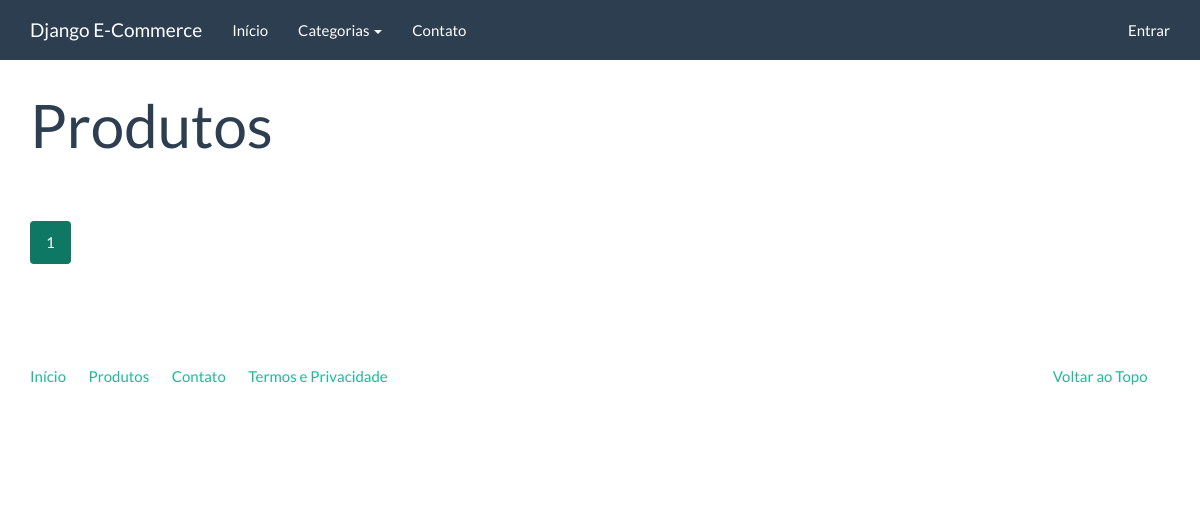
The page /catalogo/ on the database as committed earlier.
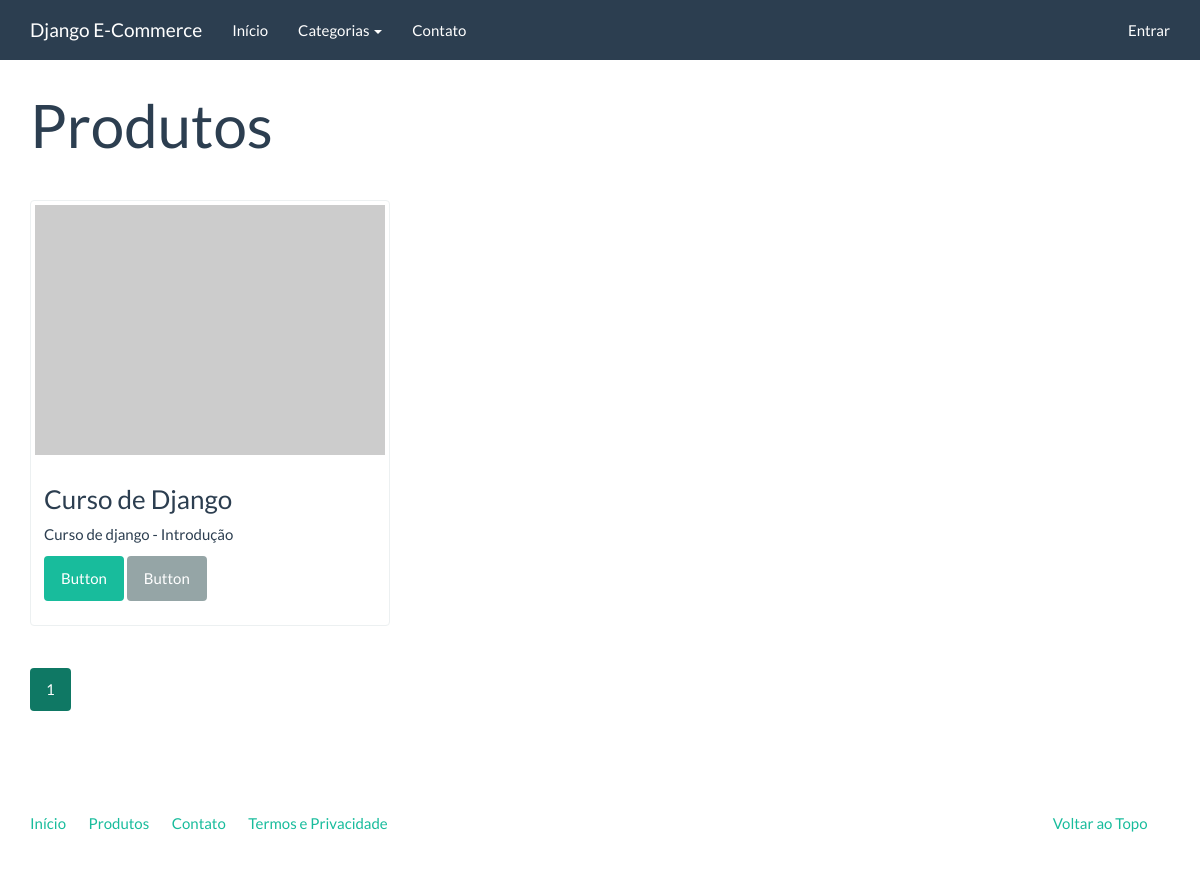
The same page on the database as committed later.
### catalog/models.py (models this page shows, shortened)
class Product(models.Model):
    name = models.CharField('Nome', max_length=100)
    slug = models.SlugField('Identificador', max_length=100)
    category = models.ForeignKey(Category, verbose_name='Categoria',
                                 on_delete=models.CASCADE)
    description = models.TextField('Descrição', blank=True)
    price = models.DecimalField('Preço', decimal_places=2, max_digits=8)
    created = models.DateTimeField('Criado em', auto_now_add=True)
    modified = models.DateTimeField('Modificado em', auto_now=True)
    class Meta:
        verbose_name = 'Produto'
        verbose_name_plural = 'Produtos'
        ordering = ['name']
    def get_absolute_url(self):
        return reverse('catalog:product', kwargs={'slug': self.slug})

### catalog/views.py (the view)
class ProductListView(generic.ListView):
    model = Product
    template_name = 'catalog/product_list.html'
    paginate_by = 3

### catalog/context_processors.py (called while the page is built)
def categories(request):
    return {
        'categories': Category.objects.all()
    }

### catalog/models.py (called while the page is built)
    def get_absolute_url(self):
        return reverse('catalog:product_category_list',
                       kwargs={'slug': self.slug})

### core/templatetags/pagination.py (called while the page is built)
@register.inclusion_tag('pagination.html')
def pagination(request, paginator, page_obj):
    context = {}
    context['paginator'] = paginator
    context['request'] = request
    context['page_obj'] = page_obj
    getvars = request.GET.copy()
    if 'page' in getvars:
        del getvars['page']
    if len(getvars) > 0 :
        context['getvars'] = '&{0}'.format(getvars.urlencode())
    else:
        context['getvars'] = ''
    return context

### catalog/templates/catalog/product_list.html (shortened to what this page needs)
{% extends "base.html" %}
{% load pagination %}
{% block container %}
<div class="page-header">
    <h1>Produtos</h1>
</div>
<div class="row">
    {% for product in product_list %}
    <div class="col-sm-6 col-md-4">
        <div class="thumbnail">
            <a href="{{ product.get_absolute_url }}">
                <img src="http://placehold.it/350x250" alt="" />
            </a>
            <div class="caption">
                <h3>{{ product.name }}</h3>
                {{ product.description|linebreaks }}
                <p>
                  <a href="{{ product.get_absolute_url }}" class="btn btn-success" role="button">Button</a>
                  <a href="#" class="btn btn-default" role="button">Button</a>
                </p>
            </div>
        </div>
    </div>
    {% endfor %}
</div>
{% pagination request paginator page_obj %}
{% endblock %}

Rows that differ between the two databases and show on the page:
added Product: name "Curso de Django", description "Curso de django - Introdução"
